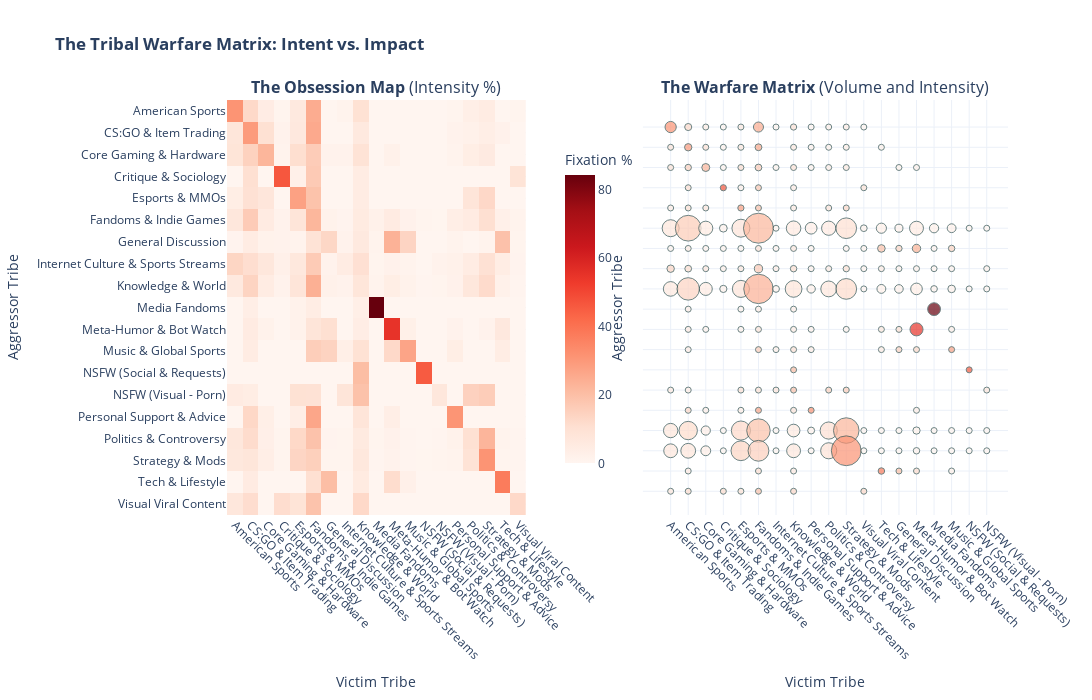

The notebook cell saved with this chart:
### Markdown cell above
### 2. The Tribal Warfare Matrix (The Macro View)

**The Intel:**
We know the Tribes. Now we need to distinguish between **Noise** (Volume) and **Malice** (Intent).
To do this, we present the data in two views side-by-side:

1.  **The Obsession Map (Left):** A pure heatmap of **Fixation**. It ignores size and focuses on *focus*. (Question: *"Of all the attacks Tribe A launched, what % went to Tribe B?"*)
2.  **The Warfare Matrix (Right):** A bubble chart adding **Volume**. (Question: *"How many actual shots were fired?"*)



**The Analysis:**
By comparing the two maps, specific "War Crimes" become visible:

1.  **The Civil Wars (High Internal Fixation):**
    * *The Insight:* **We fight our own.** Most toxicity isn't an invasion; it's an internal purge.
    * *The Evidence:* Look at **American Sports**. The diagonal square is deep red. This reveals that Sports fans aren't fighting Gamers or Political junkies. They are almost exclusively fighting *other* Sports fans. It is a closed loop of tribal violence.

2.  **The Pariah Tribes (The Punching Bags):**
    * *The Insight:* Some tribes act as "Universal Enemies." They unite the rest of Reddit in common hatred.
    * *The Evidence:* Look at the column for **General Discussion**. It appears as a vertical stripe of bubbles. This means *everyone* attacks them. Whether you are from the Tech Tribe or the Political Tribe, "General Discussion" is your common enemy.

3.  **The Blood Feuds (The Snipers):**
    * *The Insight:* Small dark-red squares *off* the diagonal reveal targeted vendettas.
    * *The Evidence:* Even if the bubble size is small (low volume), a high Rivalry Score indicates a "structural obsession." These tribes have stopped fighting a general war and are fixated on destroying a specific neighbor.

**Actionable Advice:**
* **Don't Confuse Noise with Hate:** A large pink bubble is a chaotic brawl. A small dark-red square is a sniper. Fear the sniper.
* **Check the Diagonal First:** If you mod a Sports sub, your threat is internal. Monitor your own "Meta" threads closer than you monitor *r/All*.
* **Don't Be a Pariah:** If you see your Tribe forming a "Vertical Stripe" like *General Discussion*, you are in a defensive war against the entire platform. Lock the gates.

### Code cell
from my_function import plot_dual_warfare_matrix

plot_dual_warfare_matrix(Tmerge_df, sub_merged_df, tribe_mapping, min_interactions=10)

### Figure 1 — Plotly figure (JSON) as saved in the notebook; plotly's stock layout.template omitted (floating-point values rounded to 4 significant figures; data arrays with more than 128 entries replaced by an {"elided": "..."} marker saying what was removed)
{"data": [{"colorbar": {"len": 0.8, "title": {"text": "Fixation %"}, "x": 0.42}, "colorscale": [[0, "rgb(255,245,240)"], [0.125, "rgb(254,224,210)"], [0.25, "rgb(252,187,161)"], [0.375, "rgb(252,146,114)"], [0.5, "rgb(251,106,74)"], [0.625, "rgb(239,59,44)"], [0.75, "rgb(203,24,29)"], [0.875, "rgb(165,15,21)"], [1, "rgb(103,0,13)"]], "hovertemplate": "Source: %{y}<br>Target: %{x}<br>Fixation: %{z:.1f}%<extra></extra>", "type": "heatmap", "x": ["American Sports", "CS:GO & Item Trading", "Core Gaming & Hardware", "Critique & Sociology", "Esports & MMOs", "Fandoms & Indie Games", "General Discussion", "Internet Culture & Sports Streams", "Knowledge & World", "Media Fandoms", "Meta-Humor & Bot Watch", "Music & Global Sports", "NSFW (Social & Requests)", "NSFW (Visual - Porn)", "Personal Support & Advice", "Politics & Controversy", "Strategy & Mods", "Tech & Lifestyle", "Visual Viral Content"], "xaxis": "x", "y": ["American Sports", "CS:GO & Item Trading", "Core Gaming & Hardware", "Critique & Sociology", "Esports & MMOs", "Fandoms & Indie Games", "General Discussion", "Internet Culture & Sports Streams", "Knowledge & World", "Media Fandoms", "Meta-Humor & Bot Watch", "Music & Global Sports", "NSFW (Social & Requests)", "NSFW (Visual - Porn)", "Personal Support & Advice", "Politics & Controversy", "Strategy & Mods", "Tech & Lifestyle", "Visual Viral Content"], "yaxis": "y", "z": {"elided": "19x19 float values"}}, {"hovertemplate": "<b>Aggressor:</b> %{y}<br><b>Victim:</b> %{x}<br>Volume: %{marker.size}<br>Fixation: %{marker.color:.1f}%<extra></extra>", "marker": {"color": {"elided": "217 float values"}, "colorscale": [[0, "rgb(255,245,240)"], [0.125, "rgb(254,224,210)"], [0.25, "rgb(252,187,161)"], [0.375, "rgb(252,146,114)"], [0.5, "rgb(251,106,74)"], [0.625, "rgb(239,59,44)"], [0.75, "rgb(203,24,29)"], [0.875, "rgb(165,15,21)"], [1, "rgb(103,0,13)"]], "line": {"color": "DarkSlateGrey", "width": 1}, "showscale": false, "size": {"elided": "217 int values"}, "sizemin": 3, "sizemode": "area", "sizeref": 9.224}, "mode": "markers", "type": "scatter", "x": {"elided": "217 str values"}, "xaxis": "x2", "y": {"elided": "217 str values"}, "yaxis": "y2"}], "layout": {"annotations": [{"font": {"size": 16}, "showarrow": false, "text": "<b>The Obsession Map</b> (Intensity %)", "x": 0.1913, "xanchor": "center", "xref": "paper", "y": 1, "yanchor": "bottom", "yref": "paper"}, {"font": {"size": 16}, "showarrow": false, "text": "<b>The Warfare Matrix</b> (Volume and Intensity)", "x": 0.7662, "xanchor": "center", "xref": "paper", "y": 1, "yanchor": "bottom", "yref": "paper"}], "height": 700, "showlegend": false, "title": {"text": "<b>The Tribal Warfare Matrix: Intent vs. Impact</b>"}, "width": 1300, "xaxis": {"anchor": "y", "domain": [0, 0.3825], "tickangle": 45, "title": {"text": "Victim Tribe"}}, "xaxis2": {"anchor": "y2", "domain": [0.5325, 1], "tickangle": 45, "title": {"text": "Victim Tribe"}}, "yaxis": {"anchor": "x", "autorange": "reversed", "domain": [0, 1], "title": {"text": "Aggressor Tribe"}}, "yaxis2": {"anchor": "x2", "autorange": "reversed", "domain": [0, 1], "showticklabels": false, "title": {"text": "Aggressor Tribe"}}}}
